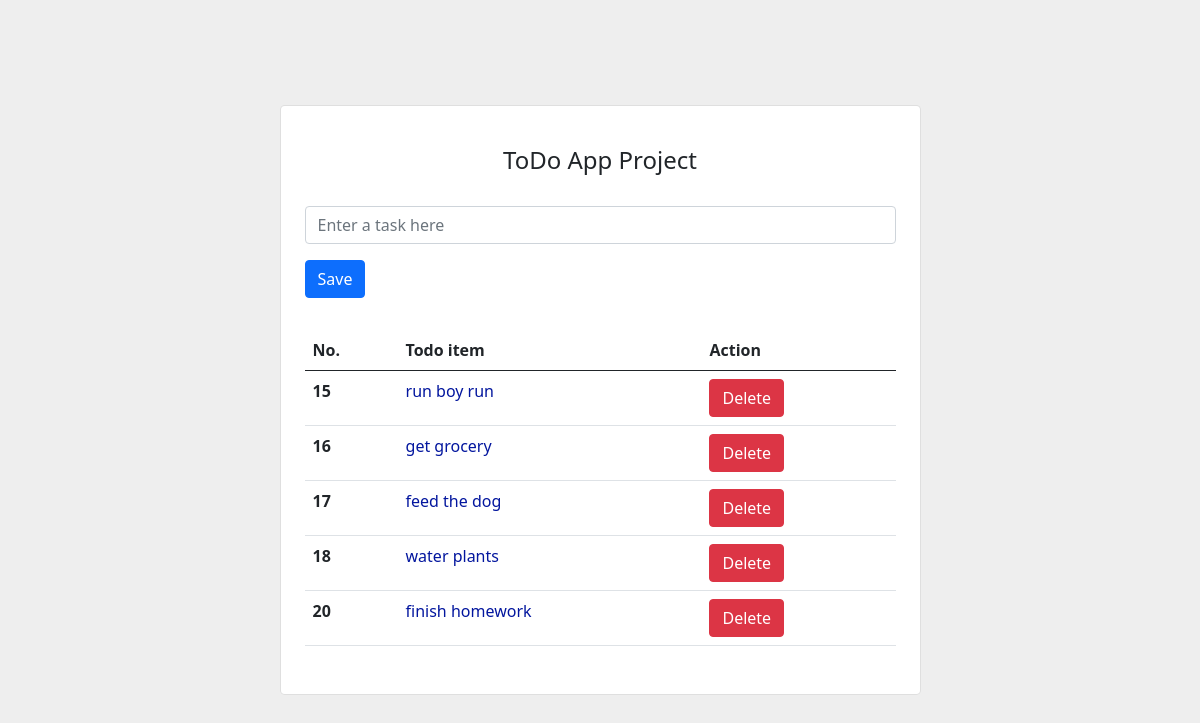
The page /todoapp/ on the database its author committed.
### todoapp/models.py (models this page shows)
class TodoList(models.Model):
    name = models.CharField(max_length=110, unique=True)

### todoapp/views.py (the view)
# urls.py: path('todoapp/', todoappview, name='home'),
def todoappview(request):
    all_todo_items = TodoList.objects.all()
    return render(request, 'index.html', {'all_items': all_todo_items})

### templates/index.html (shortened to what this page needs)
<!DOCTYPE html>
<html lang="en">
    <head>
        <link href="https://cdn.jsdelivr.net/npm/bootstrap@5.0.2/dist/css/bootstrap.min.css" rel="stylesheet">
    </head>
    <body>
        <section class="vh-100" style="background-color: #eee;">
    <div class="container py-5 h-100">
    <div class="row d-flex justify-content-center align-items-center h-100">
      <div class="col col-lg-9 col-xl-7">
        <div class="card rounded-3">
          <div class="card-body p-4">
            <h4 class="text-center my-3 pb-3">ToDo App Project</h4>
            <form action="{% url 'addtodo' %}" method="post" class="row row-cols-lg-auto g-3 justify-content-center align-items-center mb-4 pb-2">
              <div class="col-12">
                <div class="form-outline">
                  <input type="text" id="form1" class="form-control" name="todoname" placeholder="Enter a task here" />
                </div>
              </div>
              <div class="col-12">
                <button type="submit" class="btn btn-primary">Save</button>
              </div>
            </form>
            <table class="table mb-4">
              <thead>
                <tr>
                  <th scope="col">No.</th>
                  <th scope="col">Todo item</th>
                  <th scope="col">Action</th>
                </tr>
              </thead>
              <tbody>
                {% for item in all_items %}
                <tr>
                  <th scope="row">{{item.id}}</th>
                  <td><a href="{% url 'todolistpage' i=item.id %}">{{item.name}}</a></td>
                  <td>
                    <form action="{% url 'deletetodo' i=item.id %}" method="post">
                        <button type="submit" class="btn btn-danger">Delete</button>
                    </form>
                  </td>
                </tr>
                {% endfor %}
              </tbody>
            </table>
          </div>
        </div>
      </div>
    </div>
  </div>
</section>
    </body>
</html>

### templates/index.html (style rules this page uses)
a:link, a:visited { color: #03169e; text-decoration: none; }

### rows shown on the page
TodoList: id "15", name "run boy run"
TodoList: id "16", name "get grocery"
TodoList: id "17", name "feed the dog"
TodoList: id "18", name "water plants"
TodoList: id "20", name "finish homework"
